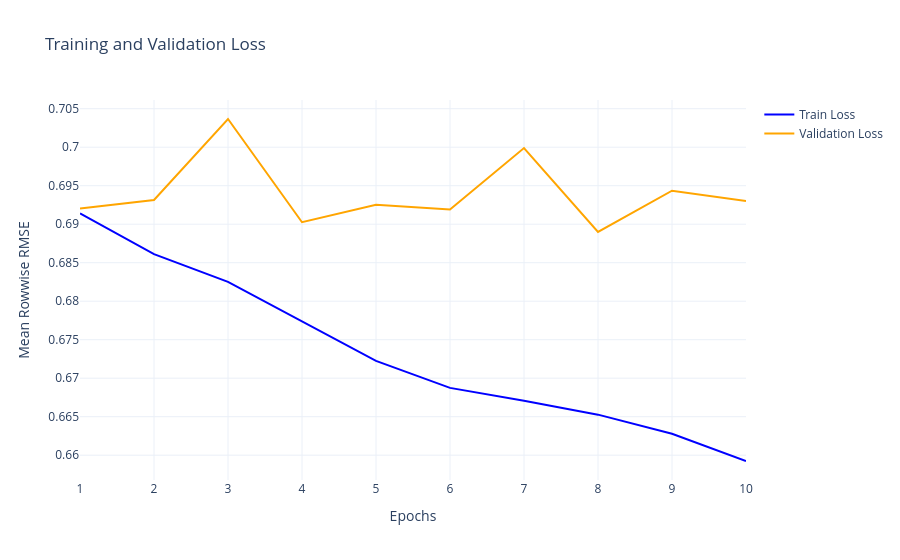
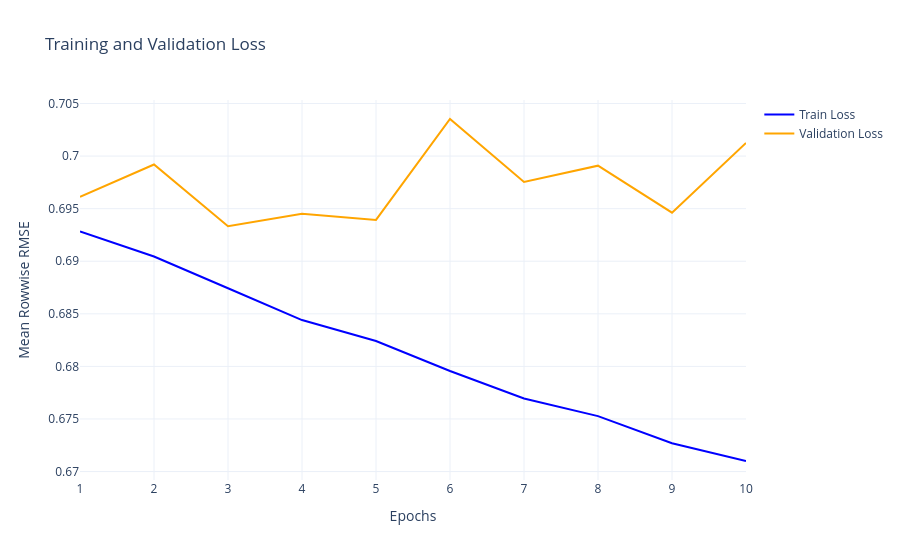
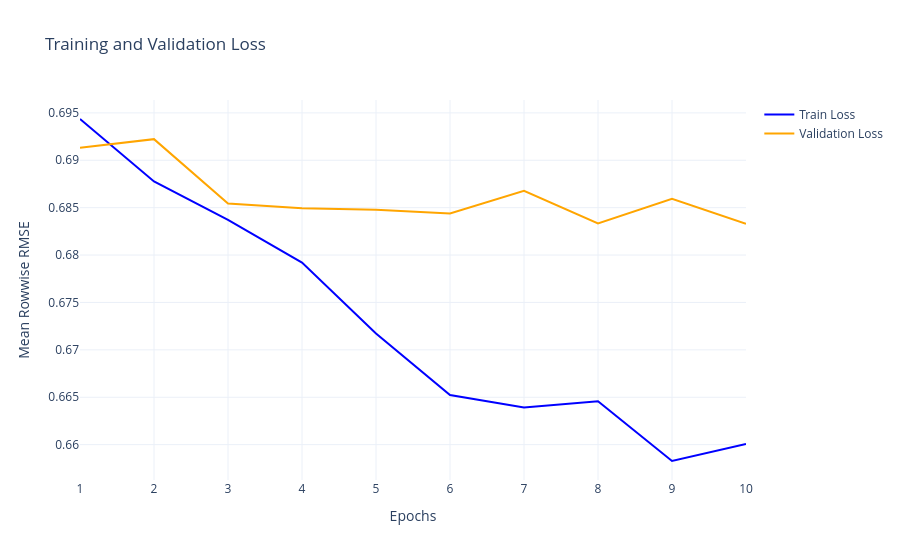
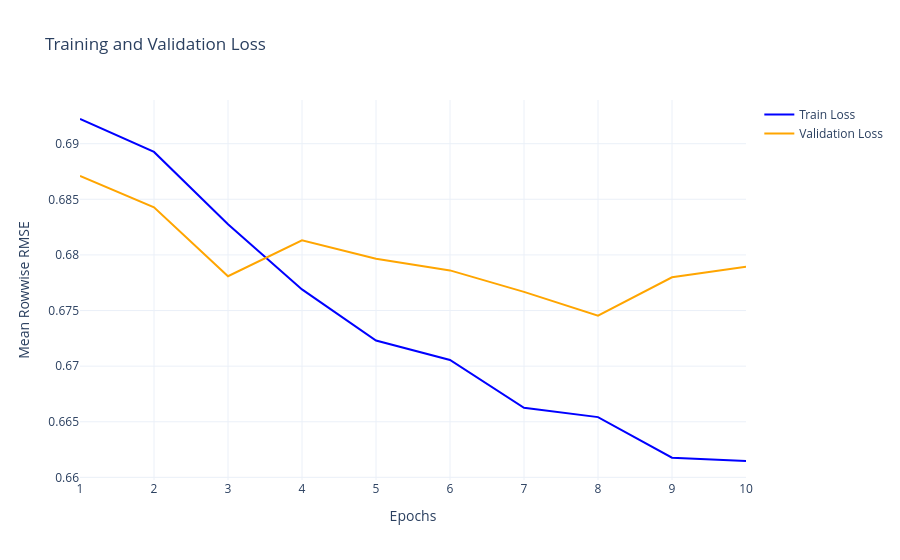

The notebook cell these images were saved under, in order:
### Code cell
from torch.utils.data import DataLoader
from sklearn.model_selection import KFold
import torch
import numpy as np

torch.manual_seed(42)
np.random.seed(42)

dataset = WinPredictionDataset(df["Player"].values, df["Win"].to_numpy())

kf = KFold(n_splits=5, shuffle=True, random_state=42)

batch_size = 64

device = torch.device("cuda" if torch.cuda.is_available() else "cpu")
print(f"Using device: {device}")

num_epochs = 10

for fold, (train_idx, val_idx) in enumerate(kf.split(dataset)):
    print(f"Fold {fold + 1}/{kf.n_splits}")
    
    trainset = torch.utils.data.Subset(dataset, train_idx)
    valset = torch.utils.data.Subset(dataset, val_idx)

    train_loader = DataLoader(trainset, batch_size=batch_size, shuffle=True)
    val_loader = DataLoader(valset, batch_size=batch_size, shuffle=False)
    
    # Initialize model, optimizer, and loss function
    model = WinPredictionModel(vocab_size=dataset.tokenizer.classes_.size).to(device)
    optimizer = torch.optim.Adam(model.parameters(), lr=0.001)
    criterion = nn.BCELoss()

    train_losses = []
    val_losses = []
    for epoch in range(num_epochs):
        train_loss = 0
        model.train()
        for batch in train_loader:
            players = batch["players"].to(device)
            results = batch["results"].to(device)
            
            optimizer.zero_grad()
            outputs = model(players)
            loss = criterion(outputs, results.unsqueeze(1))  # Ensure results are the same shape as outputs
            
            loss.backward()
            optimizer.step()
            
            train_loss += loss.item()
            
        average_train_loss = train_loss / len(train_loader)
        average_val_loss = eval_model(model, val_loader, criterion, device)
        
        print(f"Epoch {epoch + 1}/{num_epochs}, Average Train Loss: {average_train_loss}, Average Val Loss: {average_val_loss}")
        
        train_losses.append(average_train_loss)
        val_losses.append(average_val_loss)

    visualize_losses(train_losses, val_losses)

### Figure 1 — Plotly figure (JSON) as saved in the notebook; plotly's stock layout.template omitted (floating-point values rounded to 4 significant figures)
{"data": [{"line": {"color": "blue"}, "mode": "lines", "name": "Train Loss", "type": "scatter", "x": [1, 2, 3, 4, 5, 6, 7, 8, 9, 10], "y": [0.6914, 0.6861, 0.6825, 0.6774, 0.6722, 0.6687, 0.6671, 0.6653, 0.6628, 0.6592]}, {"line": {"color": "orange"}, "mode": "lines", "name": "Validation Loss", "type": "scatter", "x": [1, 2, 3, 4, 5, 6, 7, 8, 9, 10], "y": [0.692, 0.6931, 0.7037, 0.6903, 0.6925, 0.6919, 0.6999, 0.689, 0.6944, 0.693]}], "layout": {"title": {"text": "Training and Validation Loss"}, "xaxis": {"title": {"text": "Epochs"}}, "yaxis": {"title": {"text": "Mean Rowwise RMSE"}}}}

### Figure 2 — Plotly figure (JSON) as saved in the notebook; plotly's stock layout.template omitted (floating-point values rounded to 4 significant figures)
{"data": [{"line": {"color": "blue"}, "mode": "lines", "name": "Train Loss", "type": "scatter", "x": [1, 2, 3, 4, 5, 6, 7, 8, 9, 10], "y": [0.6928, 0.6904, 0.6874, 0.6844, 0.6824, 0.6796, 0.6769, 0.6753, 0.6727, 0.671]}, {"line": {"color": "orange"}, "mode": "lines", "name": "Validation Loss", "type": "scatter", "x": [1, 2, 3, 4, 5, 6, 7, 8, 9, 10], "y": [0.6961, 0.6992, 0.6933, 0.6945, 0.6939, 0.7035, 0.6975, 0.6991, 0.6946, 0.7012]}], "layout": {"title": {"text": "Training and Validation Loss"}, "xaxis": {"title": {"text": "Epochs"}}, "yaxis": {"title": {"text": "Mean Rowwise RMSE"}}}}

### Figure 3 — Plotly figure (JSON) as saved in the notebook; plotly's stock layout.template omitted (floating-point values rounded to 4 significant figures)
{"data": [{"line": {"color": "blue"}, "mode": "lines", "name": "Train Loss", "type": "scatter", "x": [1, 2, 3, 4, 5, 6, 7, 8, 9, 10], "y": [0.6944, 0.6878, 0.6837, 0.6792, 0.6717, 0.6652, 0.6639, 0.6646, 0.6583, 0.6601]}, {"line": {"color": "orange"}, "mode": "lines", "name": "Validation Loss", "type": "scatter", "x": [1, 2, 3, 4, 5, 6, 7, 8, 9, 10], "y": [0.6913, 0.6922, 0.6854, 0.6849, 0.6848, 0.6844, 0.6868, 0.6833, 0.6859, 0.6833]}], "layout": {"title": {"text": "Training and Validation Loss"}, "xaxis": {"title": {"text": "Epochs"}}, "yaxis": {"title": {"text": "Mean Rowwise RMSE"}}}}

### Figure 4 — Plotly figure (JSON) as saved in the notebook; plotly's stock layout.template omitted (floating-point values rounded to 4 significant figures)
{"data": [{"line": {"color": "blue"}, "mode": "lines", "name": "Train Loss", "type": "scatter", "x": [1, 2, 3, 4, 5, 6, 7, 8, 9, 10], "y": [0.6922, 0.6893, 0.6828, 0.6769, 0.6723, 0.6706, 0.6663, 0.6654, 0.6618, 0.6615]}, {"line": {"color": "orange"}, "mode": "lines", "name": "Validation Loss", "type": "scatter", "x": [1, 2, 3, 4, 5, 6, 7, 8, 9, 10], "y": [0.6871, 0.6843, 0.6781, 0.6813, 0.6797, 0.6786, 0.6767, 0.6745, 0.678, 0.6789]}], "layout": {"title": {"text": "Training and Validation Loss"}, "xaxis": {"title": {"text": "Epochs"}}, "yaxis": {"title": {"text": "Mean Rowwise RMSE"}}}}
